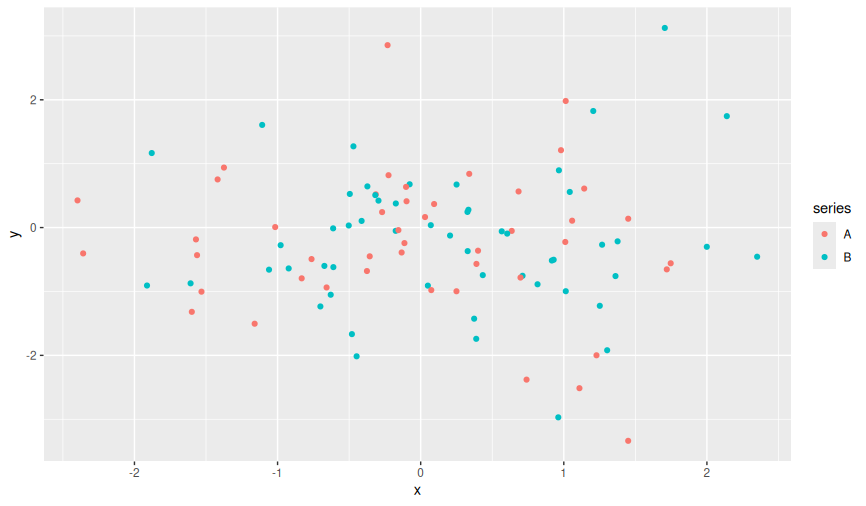
#> input picture test_images/2series.png, 866 x 506 px
$ python -i geometry.py   (imports and definitions only)
#> lines starting #> are read from the running program, lines starting #| are printed output that depends on the picture; after the words box and inside, x2 and y2 are one past the last pixel; in counts of white or black regions, pixels touching at a corner belong together
"""Geometric detection of plot axes and tick marks.

The input image should already have OCR text masked out (whitened). With text
gone, the dark structural ink of the plot — axes, tick marks, gridlines, data
series — dominates the projection profile, making axis lines and tick locations
much easier to find by 1-D peak detection.

Two passes find candidate axis lines:
- Row/column projection of a low-saturation low-value mask
- Probabilistic Hough on Canny edges of the same mask
Candidates from both passes are deduplicated and then a "bottom + left" pair
is picked as the canonical x-axis / y-axis. An optional top/right border is
detected for boxed-frame plots.
"""
from __future__ import annotations

from dataclasses import dataclass
from typing import Dict, List, Optional, Tuple

import cv2
import numpy as np
from scipy.signal import find_peaks

from .types import AxisFrame, CalibrationConfig


@dataclass
class _AxisCandidate:
    orientation: str   # "h" or "v"
    pos: float         # row (h) or column (v) of the line
    start: float
    end: float
    length: float
    strength: float
    source: str        # "projection" or "hough"


# ----------------------------------------------------------------------
# Image preparation
# ----------------------------------------------------------------------

def prepare_dark_mask(img_bgr: np.ndarray) -> Tuple[np.ndarray, np.ndarray]:
    """Return (gray, dark_mask). `dark_mask` is uint8 with 1 at dark structural ink.

    Tuned for light-background figures with black/dark-gray axes and ticks.
    Avoids erosion/opening so that 1-pixel matplotlib spines survive intact.
    """
    gray = cv2.cvtColor(img_bgr, cv2.COLOR_BGR2GRAY)
    hsv = cv2.cvtColor(img_bgr, cv2.COLOR_BGR2HSV)
    sat = hsv[:, :, 1]
    val = hsv[:, :, 2]
    dark = ((gray < 185) & (sat < 110) & (val < 210)).astype(np.uint8)
    return gray, dark


# ----------------------------------------------------------------------
# Axis line candidate detection
# ----------------------------------------------------------------------

# [30 lines left out: functions _longest_run, _covered_span, not called in this run]


def _group_runs(indices: np.ndarray) -> List[np.ndarray]:
    if indices.size == 0:
        return []
    breaks = np.flatnonzero(np.diff(indices) > 1) + 1
    return [g for g in np.split(indices, breaks) if g.size]


# [12 lines left out: function _dedup_positions, not called in this run]


def _projection_candidates(dark: np.ndarray) -> Tuple[List[_AxisCandidate], List[_AxisCandidate]]:
    h, w = dark.shape[:2]
    rowc = dark.sum(axis=1)
    colc = dark.sum(axis=0)
    row_thr = max(0.18 * w, np.percentile(rowc, 99) * 0.45)
    col_thr = max(0.18 * h, np.percentile(colc, 99) * 0.45)

    horizontal: List[_AxisCandidate] = []
    for grp in _group_runs(np.flatnonzero(rowc >= row_thr)):
        rep = int(grp[np.argmax(rowc[grp])])
        band = dark[max(0, rep - 1): min(h, rep + 2), :].sum(axis=0) > 0
        x0, x1, length = _covered_span(band)
        if length >= 0.20 * w:
            horizontal.append(_AxisCandidate("h", rep, x0, x1, length,
                                             float(rowc[rep]), "projection"))

    vertical: List[_AxisCandidate] = []
    for grp in _group_runs(np.flatnonzero(colc >= col_thr)):
        rep = int(grp[np.argmax(colc[grp])])
        band = dark[:, max(0, rep - 1): min(w, rep + 2)].sum(axis=1) > 0
        y0, y1, length = _covered_span(band)
        if length >= 0.20 * h:
            vertical.append(_AxisCandidate("v", rep, y0, y1, length,
                                           float(colc[rep]), "projection"))

    return horizontal, vertical


def _hough_candidates(gray: np.ndarray, dark: np.ndarray) -> Tuple[List[_AxisCandidate], List[_AxisCandidate]]:
    h, w = gray.shape[:2]
    edges = cv2.Canny((dark * 255).astype(np.uint8), 50, 150, apertureSize=3)
    lines = cv2.HoughLinesP(
        edges,
        rho=1, theta=np.pi / 180,
        threshold=max(40, int(min(h, w) * 0.08)),
        minLineLength=int(min(h, w) * 0.20),
        maxLineGap=12,
    )
    horizontal: List[_AxisCandidate] = []
    vertical: List[_AxisCandidate] = []
    if lines is None:
        return horizontal, vertical
    for ln in lines[:, 0, :]:
        x1, y1, x2, y2 = map(float, ln)
        dx, dy = x2 - x1, y2 - y1
        length = float(np.hypot(dx, dy))
        if length < min(h, w) * 0.20:
            continue
        ang = np.degrees(np.arctan2(dy, dx))
        if abs(ang) <= 4 or abs(abs(ang) - 180) <= 4:
            y = (y1 + y2) / 2.0
            horizontal.append(_AxisCandidate("h", y, min(x1, x2), max(x1, x2),
                                             length, length, "hough"))
        elif abs(abs(ang) - 90) <= 4:
            x = (x1 + x2) / 2.0
            vertical.append(_AxisCandidate("v", x, min(y1, y2), max(y1, y2),
                                           length, length, "hough"))
    return horizontal, vertical


def _dedupe(cands: List[_AxisCandidate], tol: float = 4.0) -> List[_AxisCandidate]:
    if not cands:
        return []
    cands = sorted(cands, key=lambda c: c.pos)
    groups: List[List[_AxisCandidate]] = []
    for c in cands:
        if not groups or abs(c.pos - np.mean([g.pos for g in groups[-1]])) > tol:
            groups.append([c])
        else:
            groups[-1].append(c)
    return [max(g, key=lambda c: (c.length, c.strength)) for g in groups]


def _choose_axes(
    horizontal: List[_AxisCandidate],
    vertical: List[_AxisCandidate],
    shape,
) -> Tuple[Optional[AxisFrame], str, float, List[str]]:
    h, w = shape[:2]
    warnings: List[str] = []
    horizontal = [c for c in horizontal if c.length >= 0.25 * w]
    vertical = [c for c in vertical if c.length >= 0.25 * h]
    if not horizontal or not vertical:
        return None, "failed", 0.0, ["Could not find both horizontal and vertical axis candidates."]

    bottom_options = [c for c in horizontal if c.pos > 0.35 * h] or horizontal
    left_options = [c for c in vertical if c.pos < 0.65 * w] or vertical
    bottom = max(bottom_options, key=lambda c: (c.pos, c.length))
    # Drop weak left candidates before applying the leftmost rule: a thin
    # vertical artifact (unmasked rotated y-axis title strokes, legend-frame
    # edges) can sit further left than the real y-axis and would otherwise win
    # `min(pos)` despite being much shorter. Real plot axes are at least ~60%
    # of the longest left-side vertical run.
    max_left_length = max(c.length for c in left_options)
    strong_left = [c for c in left_options if c.length >= 0.6 * max_left_length]
    left = min(strong_left, key=lambda c: (c.pos, -c.length))

    top_options = [c for c in horizontal
                   if c.pos < bottom.pos - 0.15 * h
                   and c.start <= left.pos + 20
                   and c.end >= bottom.end - 40]
    right_options = [c for c in vertical
                     if c.pos > left.pos + 0.15 * w
                     and c.start <= bottom.pos - 0.15 * h
                     and c.end >= bottom.pos - 20]
    top = min(top_options, key=lambda c: c.pos) if top_options else None
    right = max(right_options, key=lambda c: c.pos) if right_options else None

    x_left = int(round(left.pos))
    y_bottom = int(round(bottom.pos))
    x_right = int(round(right.pos)) if right is not None else int(round(bottom.end))
    y_top = int(round(top.pos)) if top is not None else int(round(left.start))

    if right is None:
        warnings.append("Right plot border not confidently detected; using x-axis extent as the right edge.")
    if top is None:
        warnings.append("Top plot border not confidently detected; using y-axis extent as the top edge.")

    x_left = int(np.clip(x_left, 0, w - 2))
    x_right = int(np.clip(x_right, x_left + 5, w - 1))
    y_top = int(np.clip(y_top, 0, h - 2))
    y_bottom = int(np.clip(y_bottom, y_top + 5, h - 1))

    width = x_right - x_left
    height = y_bottom - y_top
    area_frac = (width * height) / float(w * h)
    if area_frac < 0.08 or area_frac > 0.95:
        warnings.append("Detected plot area is unusual; please review.")
    boxed = top is not None and right is not None
    mode = "boxed" if boxed else "open_axes"

    x_len_score = min(1.0, bottom.length / max(1.0, width))
    y_len_score = min(1.0, left.length / max(1.0, height))
    area_score = 1.0 if 0.15 <= area_frac <= 0.85 else 0.70
    box_bonus = 0.12 if boxed else 0.0
    confidence = float(np.clip(0.36 * x_len_score + 0.36 * y_len_score
                               + 0.16 * area_score + box_bonus, 0.0, 0.98))

    return AxisFrame(x_left, y_top, x_right, y_bottom), mode, confidence, warnings


def detect_axes(img_bgr: np.ndarray) -> Tuple[Optional[AxisFrame], str, float, List[str]]:
    """Return (frame, mode, confidence, warnings).

    Pass the image with text already masked out for best results.
    """
    gray, dark = prepare_dark_mask(img_bgr)
    h_proj, v_proj = _projection_candidates(dark)
    h_hough, v_hough = _hough_candidates(gray, dark)
    horizontal = _dedupe(h_proj + h_hough)
    vertical = _dedupe(v_proj + v_hough)
    return _choose_axes(horizontal, vertical, gray.shape)


# ----------------------------------------------------------------------
# Tick mark detection
# ----------------------------------------------------------------------

# [96 lines left out: functions detect_x_tick_positions, detect_y_tick_positions, not called in this run]

>>> import cv2
>>> picture = cv2.imread('../test_images/2series.png')
#> picture is the input picture: shape (506, 866, 3); mean B, G, R 239.2, 239.2, 238.9
>>> result = detect_axes(picture)
#> in prepare_dark_mask, `hsv = cv2.cvtColor(img_bgr, cv2.COLOR_BGR2HSV)`: hsv: shape (506, 866, 3); mean H, S, V 0.6, 1.5, 239.7
#> in prepare_dark_mask, `sat = hsv[:, :, 1]`:
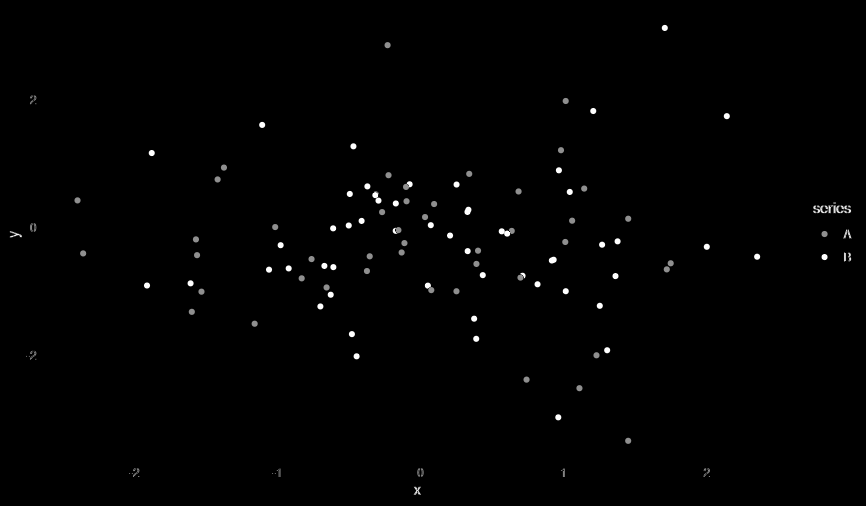
#> sat: shape (506, 866); min 0, max 255, mean 1.5
#> in prepare_dark_mask, `dark = ((gray < 185) & (sat < 110) & (val < 210)).astype(np.uint8)`:
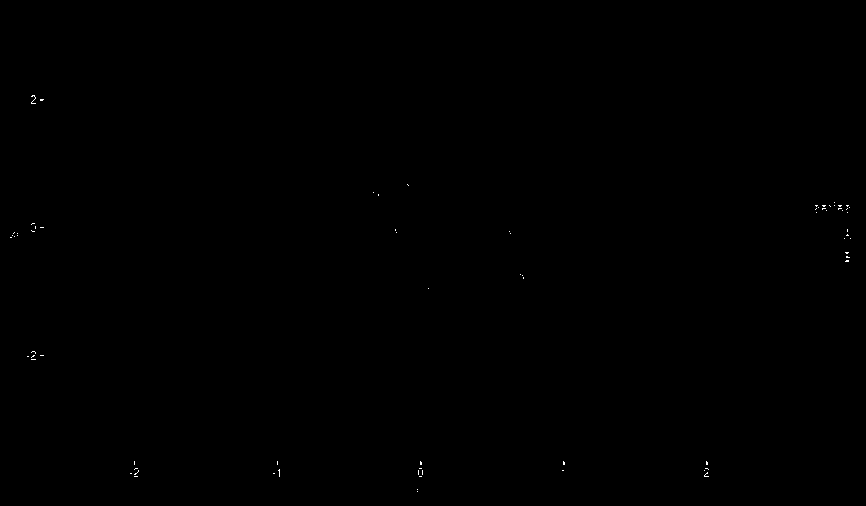
#> dark: shape (506, 866); values 0 (black) and 1 (white), 0.06% white in thin lines or dots, all inside (x1, y1, x2, y2) = (10, 95, 851, 492)
#> in _projection_candidates, `rowc = dark.sum(axis=1)`: rowc = 506 values, max 16 at index 205, min 0 at index 0, mean 0.49
#> in _projection_candidates, `colc = dark.sum(axis=0)`: colc = 866 values, max 15 at index 847, min 0 at index 0, mean 0.286
#> in _projection_candidates, `row_thr = max(0.18 * w, np.percentile(rowc, 99) * 0.45)`: row_thr = 155.9
#> in _projection_candidates, `col_thr = max(0.18 * h, np.percentile(colc, 99) * 0.45)`: col_thr = 91.08
#> after the loop in _projection_candidates, `for grp in _group_runs(np.flatnonzero(rowc >= row_thr)):`: horizontal = []
#> in _hough_candidates, `edges = cv2.Canny((dark * 255).astype(np.uint8), 50, 150, apertureSize..`:
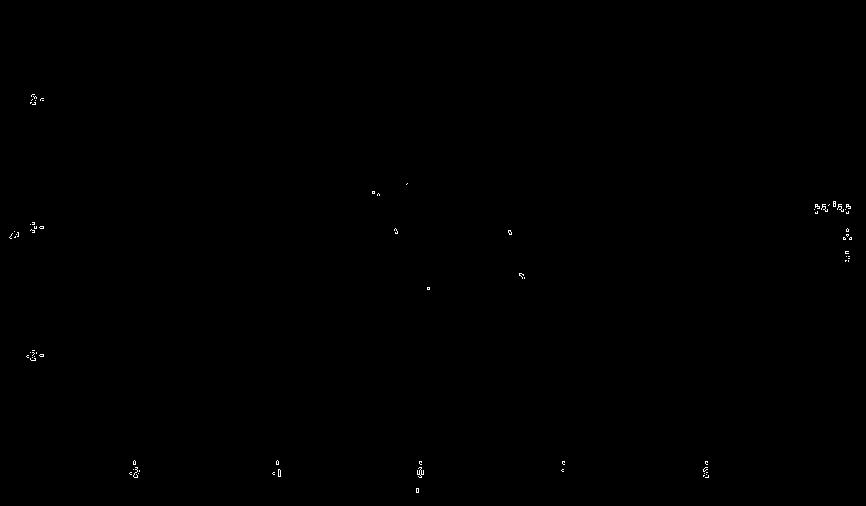
#> edges: shape (506, 866); 0.12% white in thin lines or dots, all inside (x1, y1, x2, y2) = (9, 94, 852, 493)
#> in _hough_candidates, `lines = cv2.HoughLinesP( edges, rho=1, theta=np.pi / 180, threshold=ma..`: lines = None
#> in detect_axes, `h_hough, v_hough = _hough_candidates(gray, dark)`: h_hough = []

$ run again, on test_images/IgA_povetacicept.png
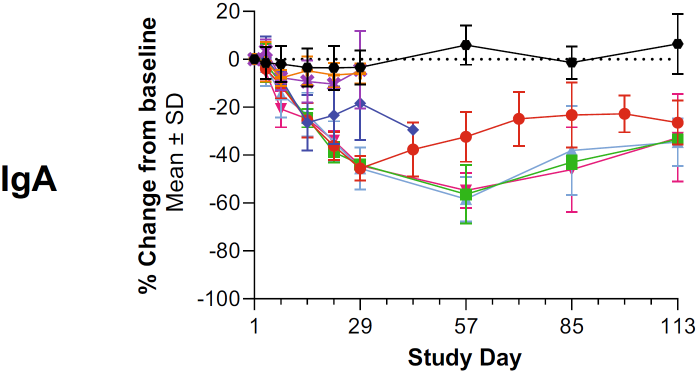
#> input picture test_images/IgA_povetacicept.png, 1392 x 744 px (shown at 1/2 size)
#> picture is the input picture: shape (744, 1392, 3); mean B, G, R 241.7, 241.6, 243.4
#> hsv: shape (744, 1392, 3); mean H, S, V 3.2, 7.3, 245.3
#> in prepare_dark_mask, `dark = ((gray < 185) & (sat < 110) & (val < 210)).astype(np.uint8)`:
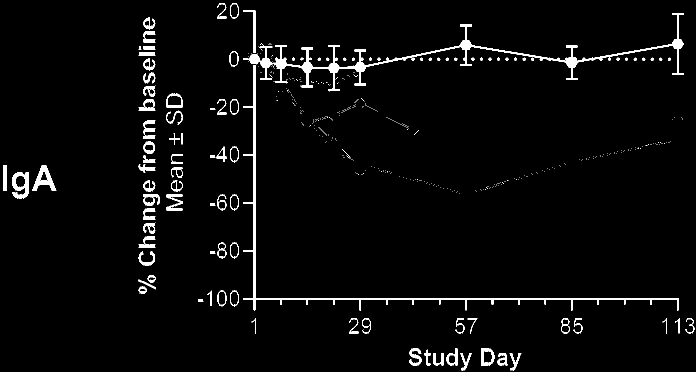
#> dark: shape (744, 1392) (shown at 1/2 size); values 0 (black) and 1 (white), 3.1% white; 472 white regions (369 under 20 px), largest, box (x1, y1, x2, y2) and area: (486, 26, 1367, 183) 8877, (486, 130, 1357, 621) 5557, (24, 344, 58, 397) 1037
#> rowc = 744 values, max 881 at index 596, min 0 at index 0, mean 43.3
#> colc = 1392 values, max 623 at index 510, min 0 at index 0, mean 23.14
#> row_thr = 250.6
#> col_thr = 133.9
#> breaks = [5]
#> the loop in _projection_candidates, `for grp in _group_runs(np.flatnonzero(rowc >= row_thr)):` made 2 passes
#> (grp, rep, x0, x1) on passes 1 to 2: ([116, 117, 118, 119, 120], 118, 292, 1356), ([596, 597, 598], 596, 421, 1356)
#> after the loop in _projection_candidates, `for grp in _group_runs(np.flatnonzero(rowc >= row_thr)):`: horizontal = 2 items
#> the loop in _projection_candidates, `for grp in _group_runs(np.flatnonzero(colc >= col_thr)):` made 3 passes
#> (rep, y0, y1, length) on pass 1: (289, 39, 587, 549)
#> in _hough_candidates, `edges = cv2.Canny((dark * 255).astype(np.uint8), 50, 150, apertureSize..`:
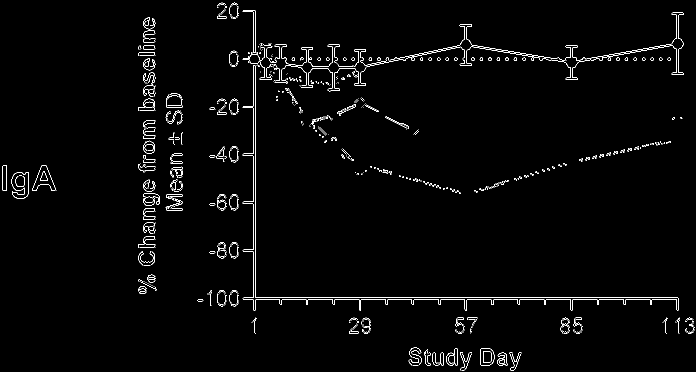
#> edges: shape (744, 1392) (shown at 1/2 size); 1.7% white in thin lines or dots
#> lines = 22 rows, first 6: [475, 595, 1355, 595], [475, 598, 1356, 598], [510, 620, 510, 127], [506, 618, 506, 127], [729, 130, 919, 90], [794, 120, 1109, 120]
#> the loop in _hough_candidates, `for ln in lines[:, 0, :]:` made 22 passes
#> (x1, y1, x2, y2, dx, dy, length, ang) on passes 3, 4, 12, 15, 18, 19, 20, 21: (510, 620, 510, 127, 0, -493, 493, -90), (506, 618, 506, 127, 0, -491, 491, -90), (289, 221, 289, 39, 0, -182, 182, -90), (306, 526, 306, 362, 0, -164, 164, -90), (304, 528, 304, 362, 0, -166, 166, -90), (299, 360, 302, 509, 3, 149, 149, 88.85), (308, 524, 308, 364, 0, -160, 160, -90), (305, 527, 305, 362, 0, -165, 165, -90)
#> after the loop in _hough_candidates, `for ln in lines[:, 0, :]:`: horizontal = 7 items; vertical = 8 items
#> h_hough = 7 items; v_hough = 8 items
#> cands = 9 items
#> the loop in _dedupe, `for c in cands:` made 9 passes
#> after the loop in _dedupe, `for c in cands:`: groups = 2 items
#> the loop in _dedupe (call 2), `for c in cands:` made 10 passes
#> in detect_axes, `vertical = _dedupe(v_proj + v_hough)`: vertical = 4 items
#> in _choose_axes, `horizontal = [c for c in horizontal if c.length >= 0.25 * w]`: horizontal = 2 items
#> bottom_options = 1 item
#> left_options = 2 items
#> max_left_length = 646
#> strong_left = 2 items
#> top_options = 1 item
#> x_left = 289
#> y_bottom = 596
#> x_right = 510
#> y_top = 118
#> width = 221
#> height = 478
#> area_frac = 0.102
#> boxed = True
#> mode = 'boxed'
#> x_len_score = 1
#> area_score = 0.7
#> box_bonus = 0.12
#> confidence = 0.952
